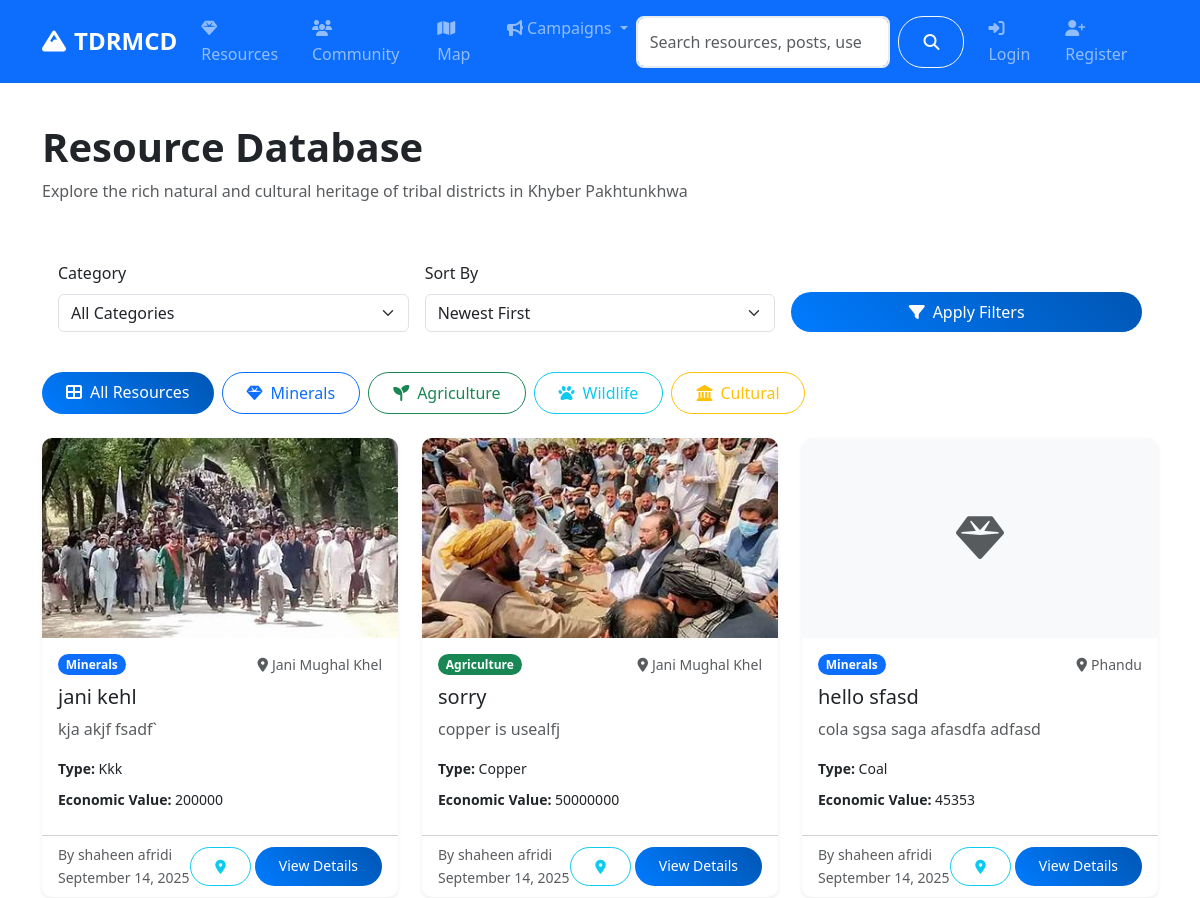
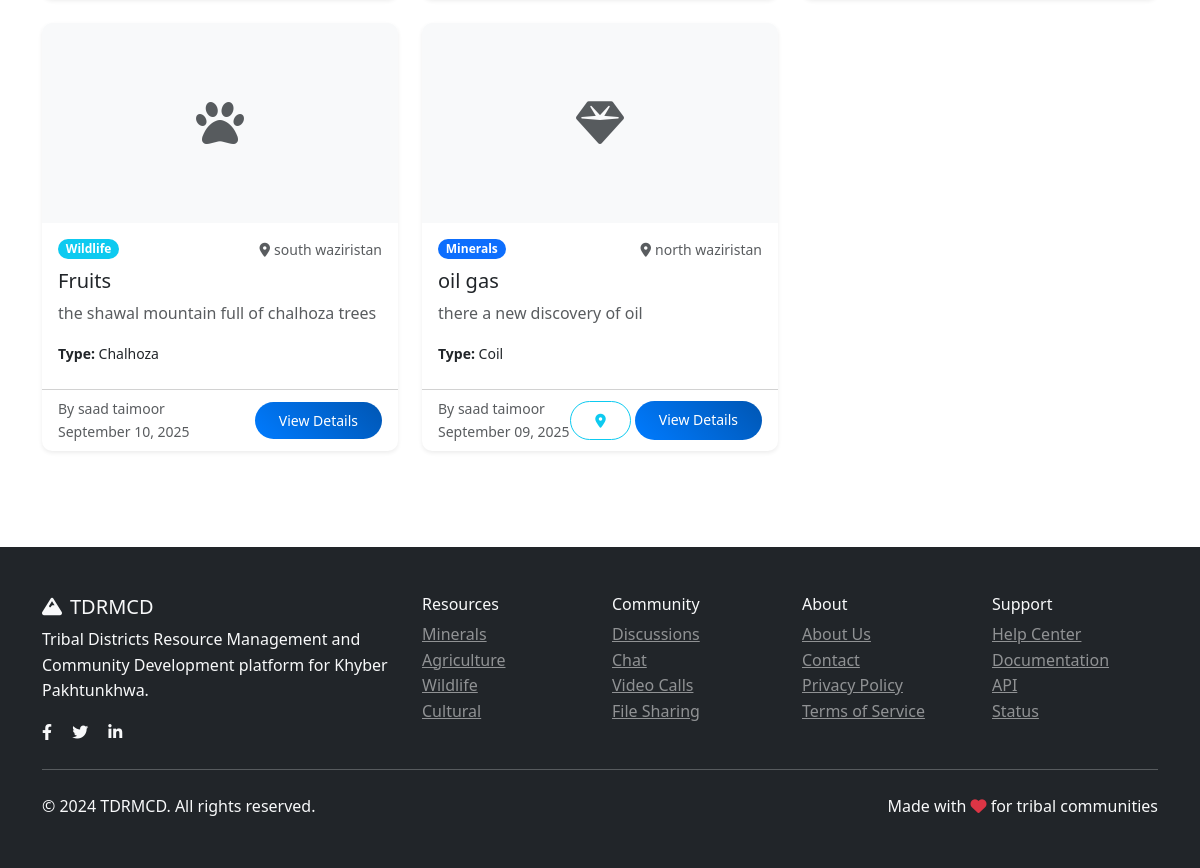
Page /resources/ on the committed database (2 pictures, top to bottom).
### models.py (models this page shows, shortened)
class Resource(db.Model):
    id = db.Column(db.Integer, primary_key=True)
    title = db.Column(db.String(200), nullable=False)
    description = db.Column(db.Text, nullable=False)
    category = db.Column(db.String(50), nullable=False)  # minerals, agriculture, wildlife, cultural
    subcategory = db.Column(db.String(50))  # gas, copper, coal, wheat, etc.
    location = db.Column(db.String(200))
    latitude = db.Column(db.Float)
    longitude = db.Column(db.Float)
    economic_value = db.Column(db.String(100))
    sustainability_info = db.Column(db.Text)
    image_url = db.Column(db.String(200))
    attachment_filename = db.Column(db.String(200))  # Stored filename
    attachment_original_name = db.Column(db.String(200))  # Original filename
    attachment_file_type = db.Column(db.String(50))  # File extension
    attachment_file_size = db.Column(db.Integer)  # File size in bytes
    attachment_reference = db.Column(db.Text)  # Required reference for validation
    status = db.Column(db.String(20), default='active')  # active, inactive, under_review
    author_id = db.Column(db.Integer, db.ForeignKey('user.id'), nullable=False)
    created_at = db.Column(db.DateTime, default=datetime.utcnow)
    updated_at = db.Column(db.DateTime, default=datetime.utcnow, onupdate=datetime.utcnow)

class User(UserMixin, db.Model):
    id = db.Column(db.Integer, primary_key=True)
    username = db.Column(db.String(80), unique=True, nullable=False)
    email = db.Column(db.String(120), unique=True, nullable=False)
    password_hash = db.Column(db.String(120), nullable=False)
    first_name = db.Column(db.String(50), nullable=False)
    last_name = db.Column(db.String(50), nullable=False)
    role = db.Column(db.String(20), default='user')  # user, admin, researcher
    location = db.Column(db.String(100))
    bio = db.Column(db.Text)
    avatar = db.Column(db.String(200), default='default.jpg')
    is_active = db.Column(db.Boolean, default=True)
    created_at = db.Column(db.DateTime, default=datetime.utcnow)
    last_seen = db.Column(db.DateTime, default=datetime.utcnow)
    resources = db.relationship('Resource', backref='author', lazy='dynamic')
    posts = db.relationship('CommunityPost', backref='author', lazy='dynamic')
    chat_messages = db.relationship('ChatMessage', backref='sender', lazy='dynamic')
    file_submissions = db.relationship(
        'FileSubmission',
        foreign_keys='FileSubmission.submitter_id',
        backref='submitter',
        lazy='dynamic'
    )
    reviewed_submissions = db.relationship(
        'FileSubmission',
        foreign_keys='FileSubmission.reviewed_by',
        backref='reviewer_user',
        lazy='dynamic'
    )
    notifications = db.relationship('Notification', backref='user', lazy='dynamic')
    def get_full_name(self):
        return f"{self.first_name} {self.last_name}"

### routes/resources.py (the view)
@resources_bp.route('/')
def index():
    page = request.args.get('page', 1, type=int)
    category = request.args.get('category', 'all')
    sort_by = request.args.get('sort', 'newest')
    query = Resource.query.filter_by(status='active')
    if category != 'all':
        query = query.filter_by(category=category)
    if sort_by == 'newest':
        query = query.order_by(Resource.created_at.desc())
    elif sort_by == 'oldest':
        query = query.order_by(Resource.created_at.asc())
    elif sort_by == 'title':
        query = query.order_by(Resource.title.asc())
    resources = query.paginate(
        page=page, per_page=12, error_out=False
    )
    categories = db.session.query(Resource.category).distinct().all()
    categories = [cat[0] for cat in categories]
    return render_template('resources/index.html',
                         resources=resources,
                         categories=categories,
                         current_category=category,
                         current_sort=sort_by)

### templates/resources/index.html (shortened to what this page needs)
{% extends "base.html" %}
{% block content %}
<div class="container py-4">
    <div class="row mb-4">
        <div class="col-md-8">
            <h1 class="fw-bold">Resource Database</h1>
            <p class="text-muted">Explore the rich natural and cultural heritage of tribal districts in Khyber Pakhtunkhwa</p>
        </div>
        <div class="col-md-4 text-md-end">
        </div>
    </div>
    <div class="row mb-4">
        <div class="col-12">
            <div class="card">
                <div class="card-body">
                    <form method="GET" action="{{ url_for('resources.index') }}" class="row g-3">
                        <div class="col-md-4">
                            <label class="form-label">Category</label>
                            <select name="category" class="form-select">
                                <option value="all" {% if current_category == 'all' %}selected{% endif %}>All Categories</option>
                            </select>
                        </div>
                        <div class="col-md-4">
                            <label class="form-label">Sort By</label>
                            <select name="sort" class="form-select">
                                <option value="newest" {% if current_sort == 'newest' %}selected{% endif %}>Newest First</option>
                            </select>
                        </div>
                        <div class="col-md-4 d-flex align-items-end">
                            <button type="submit" class="btn btn-primary w-100">
                                <i class="fas fa-filter me-2"></i>Apply Filters
                            </button>
                        </div>
                    </form>
                </div>
            </div>
        </div>
    </div>
    <div class="row mb-4">
        <div class="col-12">
            <div class="d-flex gap-2 flex-wrap">
                <a href="{{ url_for('resources.index') }}"
                   class="btn {% if current_category == 'all' %}btn-primary{% else %}btn-outline-primary{% endif %}">
                    <i class="fas fa-th-large me-2"></i>All Resources
                </a>
                <a href="{{ url_for('resources.by_category', category='minerals') }}"
                   class="btn {% if current_category == 'minerals' %}btn-primary{% else %}btn-outline-primary{% endif %}">
                    <i class="fas fa-gem me-2"></i>Minerals
                </a>
                <a href="{{ url_for('resources.by_category', category='agriculture') }}"
                   class="btn {% if current_category == 'agriculture' %}btn-success{% else %}btn-outline-success{% endif %}">
                    <i class="fas fa-seedling me-2"></i>Agriculture
                </a>
                <a href="{{ url_for('resources.by_category', category='wildlife') }}"
                   class="btn {% if current_category == 'wildlife' %}btn-info{% else %}btn-outline-info{% endif %}">
                    <i class="fas fa-paw me-2"></i>Wildlife
                </a>
                <a href="{{ url_for('resources.by_category', category='cultural') }}"
                   class="btn {% if current_category == 'cultural' %}btn-warning{% else %}btn-outline-warning{% endif %}">
                    <i class="fas fa-landmark me-2"></i>Cultural
                </a>
            </div>
        </div>
    </div>
    <div class="row">
        {% if resources.items %}
            {% for resource in resources.items %}
            <div class="col-lg-4 col-md-6 mb-4">
                <div class="card resource-card h-100 shadow-sm">
                    {% if resource.image_url %}
                    <img src="{{ url_for('serve_uploaded_file', subdir='resources', filename=resource.image_url.split('/')[-1]) }}"
                         class="card-img-top" alt="{{ resource.title }}" style="height: 200px; object-fit: cover;">
                    {% else %}
                    <div class="card-img-top bg-light d-flex align-items-center justify-content-center" style="height: 200px;">
                        <i class="fas fa-{{ 'gem' if resource.category == 'minerals' else 'seedling' if resource.category == 'agriculture' else 'paw' if resource.category == 'wildlife' else 'landmark' }} fa-3x text-muted"></i>
                    </div>
                    {% endif %}
                    <div class="card-body">
                        <div class="d-flex justify-content-between align-items-start mb-2">
                            <span class="badge bg-{{ 'primary' if resource.category == 'minerals' else 'success' if resource.category == 'agriculture' else 'info' if resource.category == 'wildlife' else 'warning' }}">
                                {{ resource.category.title() }}
                            </span>
                            {% if resource.location %}
                            <small class="text-muted">
                                <i class="fas fa-map-marker-alt me-1"></i>{{ resource.location }}
                            </small>
                            {% endif %}
                        </div>
                        <h5 class="card-title">{{ resource.title }}</h5>
                        <p class="card-text text-muted">
                            {{ resource.description[:100] }}{% if resource.description|length > 100 %}...{% endif %}
                        </p>
                        {% if resource.subcategory %}
                        <p class="small mb-2">
                            <strong>Type:</strong> {{ resource.subcategory.title() }}
                        </p>
                        {% endif %}
                        {% if resource.economic_value %}
                        <p class="small mb-2">
                            <strong>Economic Value:</strong> {{ resource.economic_value }}
                        </p>
                        {% endif %}
                    </div>
                    <div class="card-footer bg-transparent">
                        <div class="d-flex justify-content-between align-items-center">
                            <small class="text-muted">
                                By {{ resource.author.get_full_name() }}
                                <br>{{ resource.created_at.strftime('%B %d, %Y') }}
                            </small>
                            <div class="d-flex gap-1">
                                {% if resource.latitude and resource.longitude %}
                                <button class="btn btn-sm btn-outline-info"
                                        onclick="showOnMap({{ resource.latitude }}, {{ resource.longitude }}, '{{ resource.title }}')"
                                        data-bs-toggle="tooltip" title="Show on Map">
                                    <i class="fas fa-map-marker-alt"></i>
                                </button>
                                {% endif %}
                                <a href="{{ url_for('resources.detail', id=resource.id) }}"
                                   class="btn btn-sm btn-primary">
                                    View Details
                                </a>
                            </div>
                        </div>
                    </div>
                </div>
            </div>
            {% endfor %}
        {% endif %}
    </div>
</div>
{% endblock %}

### static/css/style.css (style rules this page uses)
:root { --primary-color: #007bff; --secondary-color: #6c757d; --success-color: #28a745; --info-color: #17a2b8; --warning-color: #ffc107; --danger-color: #dc3545; --light-color: #f8f9fa; --dark-color: #343a40; }
body { font-family: 'Segoe UI', Tahoma, Geneva, Verdana, sans-serif; line-height: 1.6; }
.card { border: none; border-radius: 10px; transition: all 0.3s ease; }
.resource-card { overflow: hidden; }
.resource-card img { transition: transform 0.3s ease; }
.btn { border-radius: 25px; padding: 0.5rem 1.5rem; font-weight: 500; transition: all 0.3s ease; cursor: pointer; }
.btn-primary { background: linear-gradient(45deg, var(--primary-color), #0056b3); border: none; }
.badge { font-size: 0.75rem; padding: 0.35em 0.65em; border-radius: 15px; }

### rows in the picture
Resource: image_url (picture), category "Minerals", location "Jani Mughal Khel", title "jani kehl", description "kja akjf fsadf`", subcategory "Kkk", economic_value "200000", author.get_full_name "shaheen afridi", created_at "September 14, 2025"
Resource: image_url (picture), category "Agriculture", location "Jani Mughal Khel", title "sorry", description "copper is usealfj", subcategory "Copper", economic_value "50000000", author.get_full_name "shaheen afridi", created_at "September 14, 2025"
Resource: category "Minerals", location "Phandu", title "hello sfasd", description "cola sgsa saga afasdfa adfasd", subcategory "Coal", economic_value "45353", author.get_full_name "shaheen afridi", created_at "September 14, 2025"
Resource: category "Wildlife", location "south waziristan", title "Fruits", description "the shawal mountain full of chalhoza trees", subcategory "Chalhoza", author.get_full_name "saad taimoor", created_at "September 10, 2025"
Resource: category "Minerals", location "north waziristan", title "oil gas", description "there a new discovery of oil", subcategory "Coil", author.get_full_name "saad taimoor", created_at "September 09, 2025"
